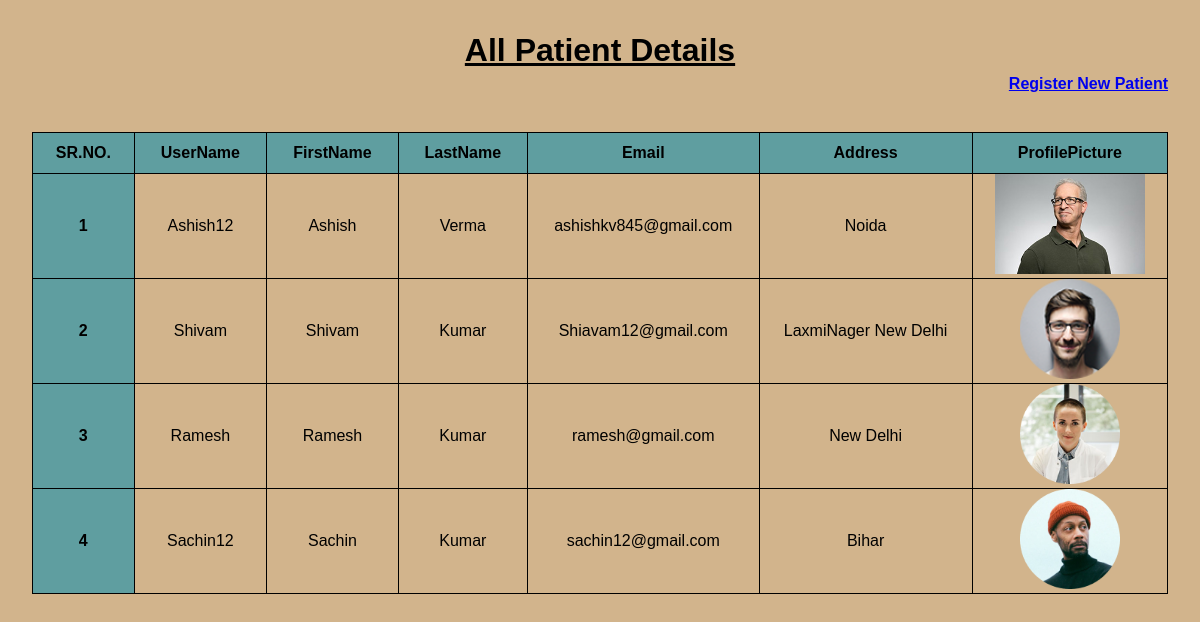
/allpatient/, run on the app's committed database.
### user/models.py (models this page shows, shortened)
class Patient(models.Model):
    FirstName = models.CharField(max_length=15)
    LastName= models.CharField(max_length=15)
    UserName = models.CharField(max_length=15)
    Email = models.EmailField()
    Password = models.CharField(max_length=12)
    ConfirmPassword = models.CharField(max_length=12)
    Address = models.CharField(max_length=100)
    ProfilePicture = models.ImageField()

### user/views.py (the view)
# urls.py: path('allpatient/',viewAllPatientDetails,name='allpatient'),
def viewAllPatientDetails(request):
    if request.method == 'GET':
        allpatient = Patient.objects.all()
        data = {
            "allpatient":allpatient
        }
        return render(request,'user/showPatientDetails.html',data)

### user/templates/user/showPatientDetails.html (shortened to what this page needs)
{% load static %}
<!DOCTYPE html>
<html lang="en">
<head>
    <link rel="stylesheet" href="{% static 'user/css/showDetails.css'%}">
</head>
<body>
    <h1>All Patient Details</h1>
    <h4><a href="{% url 'patient' %}">Register New Patient</a></h4>
    <table>
        <tr>
            <th>SR.NO.</th>
            <th>UserName</th>
            <th>FirstName</th>
            <th>LastName</th>
            <th>Email</th>
            <th>Address</th>
            <th>ProfilePicture</th>
        </tr>
       {% for patient in allpatient %}
       <tr>
        <th>{{ forloop.counter }}</th>
        <td>{{patient.UserName}}</td>
        <td>{{patient.FirstName}}</td>
        <td>{{patient.LastName}}</td>
        <td>{{patient.Email}}</td>
        <td>{{patient.Address}}</td>
        <td><img src="{{patient.ProfilePicture.url}}" alt=""></td>
       </tr>
       {%  endfor %}
    </table>
</body>
</html>

### user/static/user/css/showDetails.css (style rules this page uses)
* { padding: 0; margin: 0; box-sizing: border-box; }
body { background-color: tan; font-family: sans-serif; padding: 2rem; width: 100%; }
h1 { text-align: center; text-decoration: underline; }
table { border: 1px solid red; width: 100%; margin-top: 2rem; border-collapse: collapse; }
th,td { border: 1px solid ; text-align: center; }
th { padding: .7rem; background-color: cadetblue; }
img { height: 100px; }
h4 { text-align: end; padding-block: .4rem; }

### data on the page
Patient: UserName "Ashish12", FirstName "Ashish", LastName "Verma", Email "ashishkv845@gmail.com", Address "Noida", ProfilePicture (picture)
Patient: UserName "Shivam", FirstName "Shivam", LastName "Kumar", Email "Shiavam12@gmail.com", Address "LaxmiNager New Delhi", ProfilePicture (placeholder picture)
Patient: UserName "Ramesh", FirstName "Ramesh", LastName "Kumar", Email "ramesh@gmail.com", Address "New Delhi", ProfilePicture (picture)
Patient: UserName "Sachin12", FirstName "Sachin", LastName "Kumar", Email "sachin12@gmail.com", Address "Bihar", ProfilePicture (picture)
